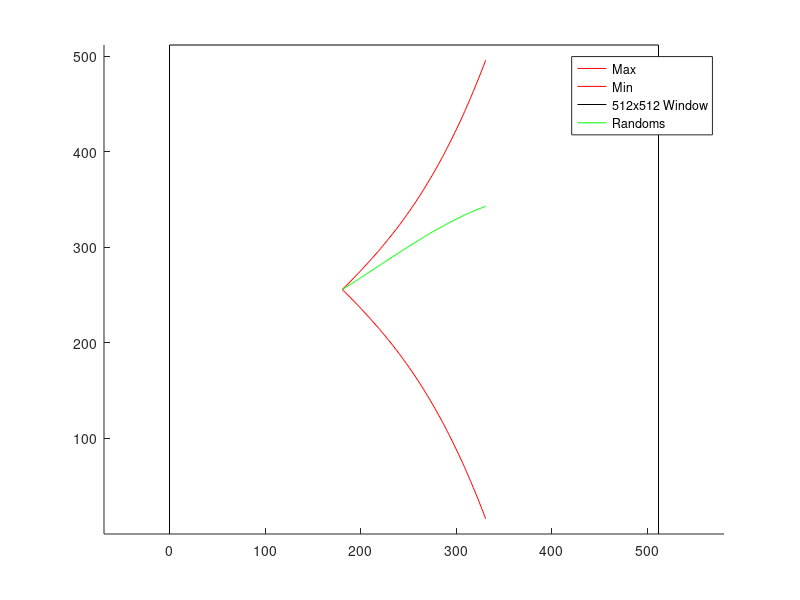

Here is the MATLAB script that generated this plot:
maxcoeffs = [0 1 0.001 0.00002]';

x = (0:150)';

X = zeros(length(x), length(maxcoeffs));
for n=1:length(maxcoeffs)
  X(:,n) = x.^(n-1);
end

y = X * maxcoeffs;

xoffset = 256-75;
yoffset = 256;

x = x + xoffset;

clf;
hold on;
plot(x, yoffset+y, 'r')
plot(x, yoffset-y, 'r')
plot([0 0 512 512], [0 512 512 0], 'black');
axis equal;

for n=1:1
  randcoeffs = random('uniform', -maxcoeffs, maxcoeffs);
  randy = X * randcoeffs;
  randy = randy + yoffset;
  plot(x, randy, 'g')
end

legend('Max', 'Min', '512x512 Window', 'Randoms')
